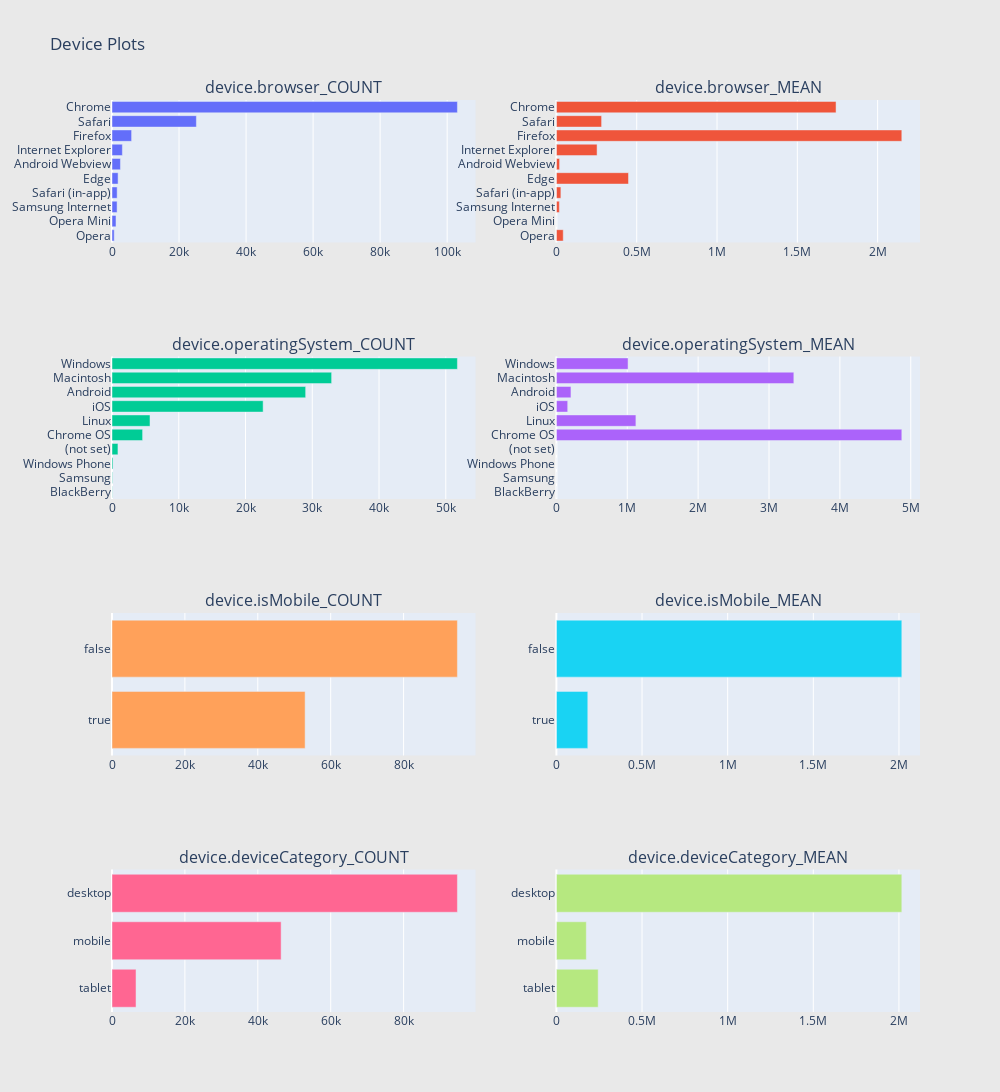

Notebook code cell kept with this figure:
### Code cell
subplot_titles =[]
for c in device:
    subplot_titles.append(c+'_COUNT')
    subplot_titles.append(c+'_MEAN')

fig = plotly.subplots.make_subplots(rows=len(device), cols=2,subplot_titles=subplot_titles)
for i in range(len(device)):
    fig.append_trace(device_dict[(i+1,1)], i+1, 1)
    fig.append_trace(device_dict[(i+1,2)], i+1, 2)
fig['layout'].update(height=1200, width=1000, paper_bgcolor='rgb(233,233,233)', title="Device Plots")
py.iplot(fig, filename='device-plots')

### Figure 1 — Plotly figure (JSON) as saved in the notebook; plotly's stock layout.template omitted (floating-point values rounded to 4 significant figures)
{"data": [{"orientation": "h", "showlegend": false, "type": "bar", "x": [657, 1190, 1518, 1537, 1816, 2522, 3093, 5849, 25176, 103059], "xaxis": "x", "y": ["Opera", "Opera Mini", "Samsung Internet", "Safari (in-app)", "Edge", "Android Webview", "Internet Explorer", "Firefox", "Safari", "Chrome"], "yaxis": "y"}, {"orientation": "h", "showlegend": false, "type": "bar", "x": [42590.0, 0, 18430.0, 27940.0, 448900.0, 19820.0, 253200.0, 2150000.0, 281400.0, 1741000.0], "xaxis": "x2", "y": ["Opera", "Opera Mini", "Samsung Internet", "Safari (in-app)", "Edge", "Android Webview", "Internet Explorer", "Firefox", "Safari", "Chrome"], "yaxis": "y2"}, {"orientation": "h", "showlegend": false, "type": "bar", "x": [35, 65, 146, 891, 4585, 5694, 22639, 29011, 32900, 51744], "xaxis": "x3", "y": ["BlackBerry", "Samsung", "Windows Phone", "(not set)", "Chrome OS", "Linux", "iOS", "Android", "Macintosh", "Windows"], "yaxis": "y3"}, {"orientation": "h", "showlegend": false, "type": "bar", "x": [0, 0, 0, 0, 4874000.0, 1122000.0, 159400.0, 205500.0, 3350000.0, 1011000.0], "xaxis": "x4", "y": ["BlackBerry", "Samsung", "Windows Phone", "(not set)", "Chrome OS", "Linux", "iOS", "Android", "Macintosh", "Windows"], "yaxis": "y4"}, {"orientation": "h", "showlegend": false, "type": "bar", "x": [52984, 94771], "xaxis": "x5", "y": [true, false], "yaxis": "y5"}, {"orientation": "h", "showlegend": false, "type": "bar", "x": [183300.0, 2017000.0], "xaxis": "x6", "y": [true, false], "yaxis": "y6"}, {"orientation": "h", "showlegend": false, "type": "bar", "x": [6593, 46399, 94763], "xaxis": "x7", "y": ["tablet", "mobile", "desktop"], "yaxis": "y7"}, {"orientation": "h", "showlegend": false, "type": "bar", "x": [243900.0, 174600.0, 2017000.0], "xaxis": "x8", "y": ["tablet", "mobile", "desktop"], "yaxis": "y8"}], "layout": {"annotations": [{"font": {"size": 16}, "showarrow": false, "text": "device.browser_COUNT", "x": 0.225, "xanchor": "center", "xref": "paper", "y": 1, "yanchor": "bottom", "yref": "paper"}, {"font": {"size": 16}, "showarrow": false, "text": "device.browser_MEAN", "x": 0.775, "xanchor": "center", "xref": "paper", "y": 1, "yanchor": "bottom", "yref": "paper"}, {"font": {"size": 16}, "showarrow": false, "text": "device.operatingSystem_COUNT", "x": 0.225, "xanchor": "center", "xref": "paper", "y": 0.7188, "yanchor": "bottom", "yref": "paper"}, {"font": {"size": 16}, "showarrow": false, "text": "device.operatingSystem_MEAN", "x": 0.775, "xanchor": "center", "xref": "paper", "y": 0.7188, "yanchor": "bottom", "yref": "paper"}, {"font": {"size": 16}, "showarrow": false, "text": "device.isMobile_COUNT", "x": 0.225, "xanchor": "center", "xref": "paper", "y": 0.4375, "yanchor": "bottom", "yref": "paper"}, {"font": {"size": 16}, "showarrow": false, "text": "device.isMobile_MEAN", "x": 0.775, "xanchor": "center", "xref": "paper", "y": 0.4375, "yanchor": "bottom", "yref": "paper"}, {"font": {"size": 16}, "showarrow": false, "text": "device.deviceCategory_COUNT", "x": 0.225, "xanchor": "center", "xref": "paper", "y": 0.1562, "yanchor": "bottom", "yref": "paper"}, {"font": {"size": 16}, "showarrow": false, "text": "device.deviceCategory_MEAN", "x": 0.775, "xanchor": "center", "xref": "paper", "y": 0.1562, "yanchor": "bottom", "yref": "paper"}], "height": 1200, "paper_bgcolor": "rgb(233,233,233)", "title": {"text": "Device Plots"}, "width": 1000, "xaxis": {"anchor": "y", "domain": [0, 0.45]}, "xaxis2": {"anchor": "y2", "domain": [0.55, 1]}, "xaxis3": {"anchor": "y3", "domain": [0, 0.45]}, "xaxis4": {"anchor": "y4", "domain": [0.55, 1]}, "xaxis5": {"anchor": "y5", "domain": [0, 0.45]}, "xaxis6": {"anchor": "y6", "domain": [0.55, 1]}, "xaxis7": {"anchor": "y7", "domain": [0, 0.45]}, "xaxis8": {"anchor": "y8", "domain": [0.55, 1]}, "yaxis": {"anchor": "x", "domain": [0.8438, 1]}, "yaxis2": {"anchor": "x2", "domain": [0.8438, 1]}, "yaxis3": {"anchor": "x3", "domain": [0.5625, 0.7188]}, "yaxis4": {"anchor": "x4", "domain": [0.5625, 0.7188]}, "yaxis5": {"anchor": "x5", "domain": [0.2812, 0.4375]}, "yaxis6": {"anchor": "x6", "domain": [0.2812, 0.4375]}, "yaxis7": {"anchor": "x7", "domain": [0, 0.1562]}, "yaxis8": {"anchor": "x8", "domain": [0, 0.1562]}}}
